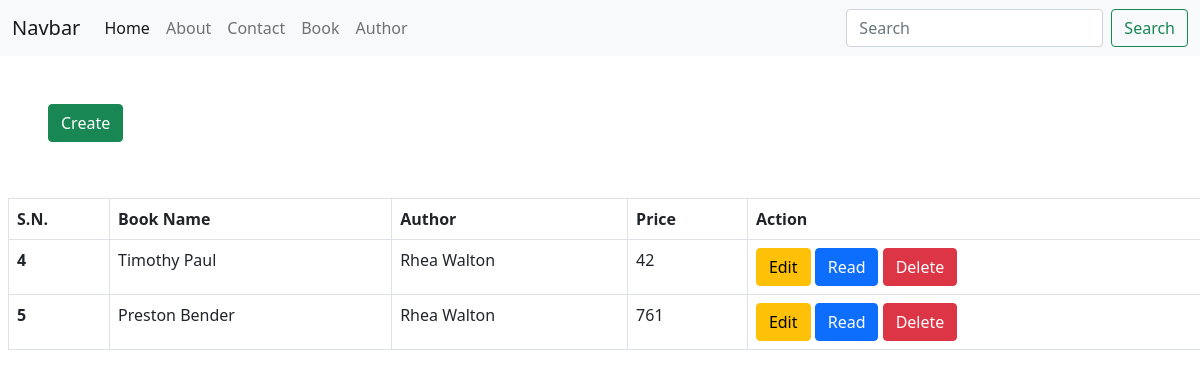
Screenshot of /book with the database file from the repository.
### first/models.py (models this page shows, shortened)
class Book(models.Model):
    book_name = models.CharField(max_length=150)
    author = models.ForeignKey(Author, on_delete=CASCADE)
    price = models.IntegerField()
    published_date = models.DateField()
    image = models.ImageField(upload_to='uploads', null=False, blank=False)
    book_pdf = models.FileField(upload_to='uploads', null=False, blank=False)

class Author(models.Model):
    name = models.CharField(max_length=150)
    age = models.PositiveIntegerField()
    active_date = models.DateField()
    penname = models.CharField(max_length=150)
    journal = models.CharField(max_length=150)
    def __str__(self):
        return self.name

### first/views.py (the view)
# urls.py: path('book', views.book, name="book"),
def book(request):
    book = Book.objects.all()
    context={
        'book':book
    }
    return render(request, 'book.html', context)

### templates/book.html (shortened to what this page needs)
{% extends 'inc/nav.html' %}
{% block content %}
<a href="{% url 'createbook' %}" class="m-5 btn btn-success">Create</a>
<table class="table table-bordered m-2 p-2">
    <thead>
      <tr>
        <th scope="col">S.N.</th>
        <th scope="col">Book Name</th>
        <th scope="col">Author</th>
        <th scope="col">Price</th>
        <th scope="col">Action</th>
      </tr>
    </thead>
    <tbody>
        {% for book in book %}
      <tr>
        <th scope="row">{{book.id}}</th>
        <td>{{book.book_name}}</td>
        <td>{{book.author}}</td>
        <td>{{book.price}}</td>
        <td>
            <a href="#" class="btn btn-warning">Edit</a>
            <a href="{% url 'readbook' book.id %}" class="btn btn-primary">Read</a>
            <a href="#" class="btn btn-danger">Delete</a>
        </td>
      </tr>
      {% endfor %}
    </tbody>
  </table>
{% endblock content %}

### rows the page displays
Book: id "4", book_name "Timothy Paul", author "Rhea Walton", price "42"
Book: id "5", book_name "Preston Bender", author "Rhea Walton", price "761"
